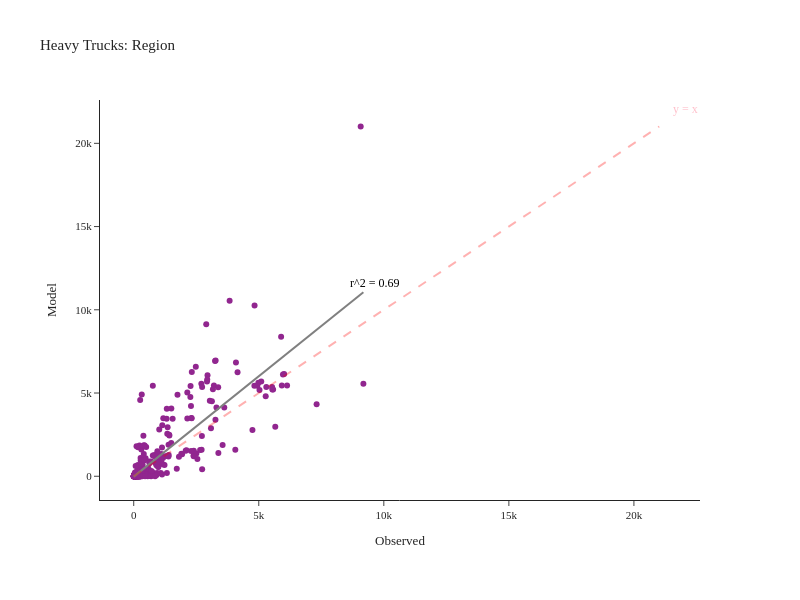

Notebook code for this chart:
### Code cell
fig = create_truck_chart(df_daily_heavy, 'Heavy')
fig.show()

### Figure 1 — Plotly figure (JSON) as saved in the notebook; plotly's stock layout.template omitted (floating-point values rounded to 4 significant figures; data arrays with more than 128 entries replaced by an {"elided": "..."} marker saying what was removed)
{"data": [{"customdata": {"elided": "498x2 str values"}, "hovertemplate": "Observed=%{x}<br>Model=%{y}<br>location=%{customdata[0]}<br>County=%{customdata[1]}<extra></extra>", "legendgroup": "", "line": {"color": "Grey", "width": 2}, "marker": {"color": "#91268F", "symbol": "circle"}, "mode": "markers", "name": "", "orientation": "v", "showlegend": false, "type": "scatter", "x": {"elided": "498 int values"}, "xaxis": "x", "y": {"elided": "498 int values"}, "yaxis": "y"}, {"hovertemplate": "Observed=%{x}<br>Model=%{y}<extra></extra>", "legendgroup": "", "line": {"color": "Grey", "dash": "solid", "width": 2}, "marker": {"symbol": "circle"}, "mode": "lines", "name": "", "orientation": "v", "showlegend": false, "type": "scatter", "x": [0.0, 92.76, 185.5, 278.3, 371.0, 463.8, 556.5, 649.3, 742.1, 834.8, 927.6, 1020.0, 1113.0, 1206.0, 1299.0, 1391.0, 1484.0, 1577.0, 1670.0, 1762.0, 1855.0, 1948.0, 2041.0, 2133.0, 2226.0, 2319.0, 2412.0, 2504.0, 2597.0, 2690.0, 2783.0, 2875.0, 2968.0, 3061.0, 3154.0, 3247.0, 3339.0, 3432.0, 3525.0, 3618.0, 3710.0, 3803.0, 3896.0, 3989.0, 4081.0, 4174.0, 4267.0, 4360.0, 4452.0, 4545.0, 4638.0, 4731.0, 4823.0, 4916.0, 5009.0, 5102.0, 5194.0, 5287.0, 5380.0, 5473.0, 5565.0, 5658.0, 5751.0, 5844.0, 5936.0, 6029.0, 6122.0, 6215.0, 6308.0, 6400.0, 6493.0, 6586.0, 6679.0, 6771.0, 6864.0, 6957.0, 7050.0, 7142.0, 7235.0, 7328.0, 7421.0, 7513.0, 7606.0, 7699.0, 7792.0, 7884.0, 7977.0, 8070.0, 8163.0, 8255.0, 8348.0, 8441.0, 8534.0, 8626.0, 8719.0, 8812.0, 8905.0, 8997.0, 9090.0, 9183.0], "xaxis": "x", "y": [-22.65, 89.25, 201.2, 313.1, 425.0, 536.9, 648.8, 760.7, 872.6, 984.5, 1096.0, 1208.0, 1320.0, 1432.0, 1544.0, 1656.0, 1768.0, 1880.0, 1992.0, 2104.0, 2215.0, 2327.0, 2439.0, 2551.0, 2663.0, 2775.0, 2887.0, 2999.0, 3111.0, 3223.0, 3334.0, 3446.0, 3558.0, 3670.0, 3782.0, 3894.0, 4006.0, 4118.0, 4230.0, 4342.0, 4454.0, 4565.0, 4677.0, 4789.0, 4901.0, 5013.0, 5125.0, 5237.0, 5349.0, 5461.0, 5573.0, 5684.0, 5796.0, 5908.0, 6020.0, 6132.0, 6244.0, 6356.0, 6468.0, 6580.0, 6692.0, 6804.0, 6915.0, 7027.0, 7139.0, 7251.0, 7363.0, 7475.0, 7587.0, 7699.0, 7811.0, 7923.0, 8034.0, 8146.0, 8258.0, 8370.0, 8482.0, 8594.0, 8706.0, 8818.0, 8930.0, 9042.0, 9154.0, 9265.0, 9377.0, 9489.0, 9601.0, 9713.0, 9825.0, 9937.0, 10050.0, 10160.0, 10270.0, 10380.0, 10500.0, 10610.0, 10720.0, 10830.0, 10940.0, 11060.0], "yaxis": "y"}], "layout": {"annotations": [{"align": "right", "font": {"color": "pink", "size": 12}, "showarrow": false, "text": "y = x", "x": 22060.0, "y": 22060.0}, {"align": "right", "font": {"color": "black", "size": 12}, "showarrow": false, "text": "r^2 = 0.69", "x": 9642.0, "y": 11610.0}], "height": 600, "legend": {"tracegroupgap": 0}, "margin": {"b": 100, "l": 100, "r": 100, "t": 100}, "shapes": [{"line": {"color": "Red", "dash": "dash", "width": 2}, "type": "line", "x0": 0, "x1": 21012, "y0": 0, "y1": 21012}], "title": {"text": "Heavy Trucks: Region"}, "width": 800, "xaxis": {"anchor": "y", "domain": [0.0, 1.0], "title": {"text": "Observed"}}, "yaxis": {"anchor": "x", "domain": [0.0, 1.0], "title": {"text": "Model"}}}}
